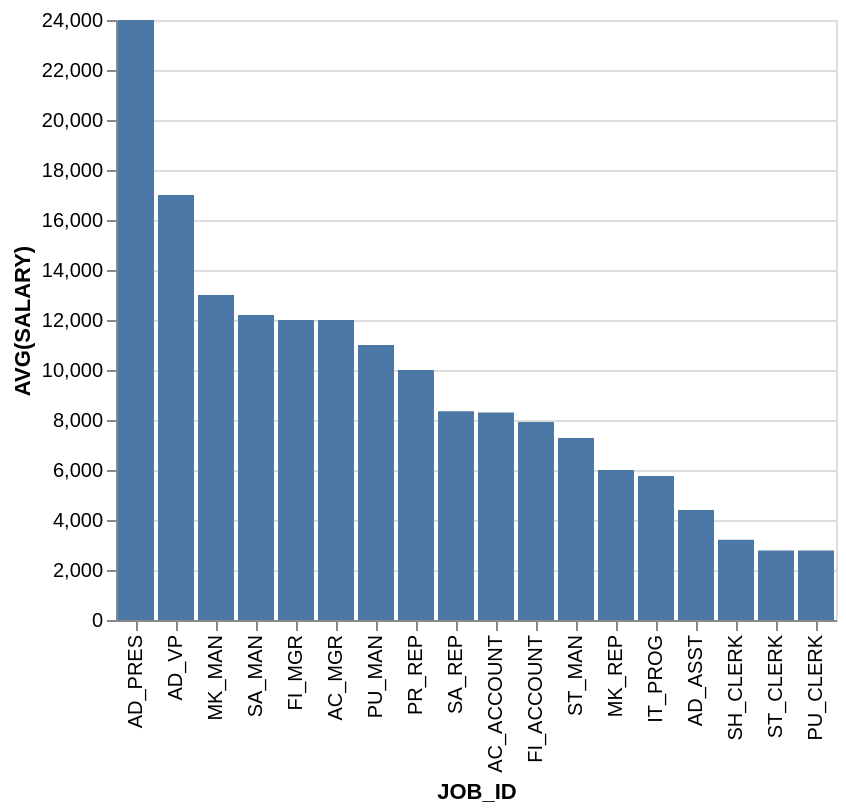

Here is the Vega-Lite specification saved for this chart:
### Vega-Lite specification from a JSON file in a GitHub repository (floating-point values rounded to 4 significant figures)
{"data": {"values": [{"x_data": "AD_PRES", "y_data": 24000}, {"x_data": "AD_VP", "y_data": 17000}, {"x_data": "MK_MAN", "y_data": 13000}, {"x_data": "SA_MAN", "y_data": 12200}, {"x_data": "FI_MGR", "y_data": 12000}, {"x_data": "AC_MGR", "y_data": 12000}, {"x_data": "PU_MAN", "y_data": 11000}, {"x_data": "PR_REP", "y_data": 10000}, {"x_data": "SA_REP", "y_data": 8350}, {"x_data": "AC_ACCOUNT", "y_data": 8300}, {"x_data": "FI_ACCOUNT", "y_data": 7920}, {"x_data": "ST_MAN", "y_data": 7280}, {"x_data": "MK_REP", "y_data": 6000}, {"x_data": "IT_PROG", "y_data": 5760}, {"x_data": "AD_ASST", "y_data": 4400}, {"x_data": "SH_CLERK", "y_data": 3215}, {"x_data": "ST_CLERK", "y_data": 2785}, {"x_data": "PU_CLERK", "y_data": 2780}]}, "mark": "bar", "encoding": {"x": {"field": "x_data", "type": "nominal", "title": "JOB_ID", "sort": {"op": "sum", "field": "y_data", "order": "descending"}}, "y": {"field": "y_data", "type": "quantitative", "title": "AVG(SALARY)"}}}
